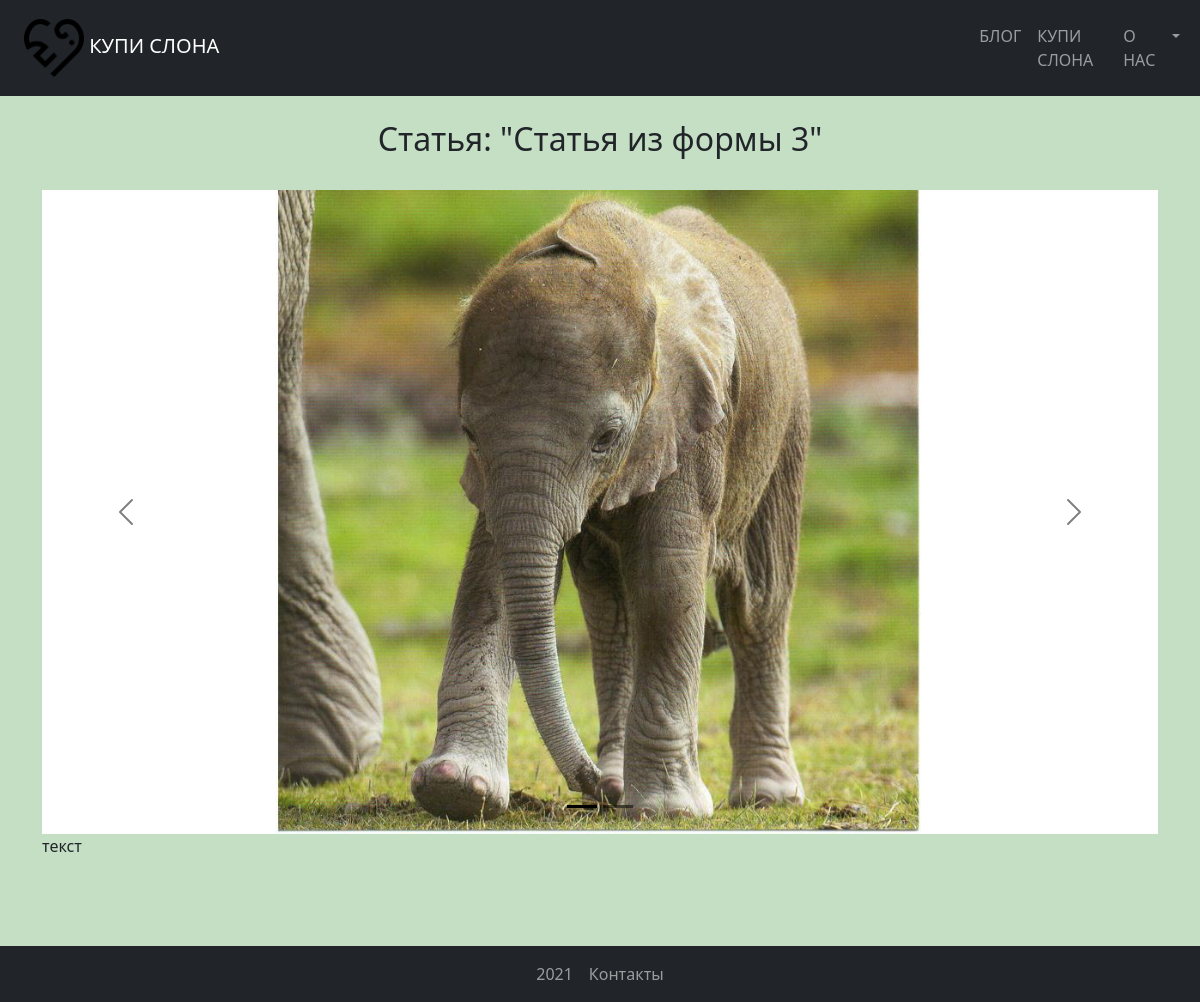
The app's page /article/21/ with its own data.
### news/models.py (models this page shows, shortened)
class News(models.Model):
    title = models.CharField(max_length=100, verbose_name='Название')
    content = models.TextField(blank=True, verbose_name="Текст")
    created_at = models.DateTimeField(auto_now_add=True, verbose_name="Дата создания")
    updated_at = models.DateTimeField(auto_now=True, verbose_name="Дата последней редакции")
    photo = models.ManyToManyField(Images, verbose_name="Изображения", blank=True)
    is_published = models.BooleanField(default=True, verbose_name="Статус")
    author = models.CharField(max_length=30, verbose_name="Автор")
    class Meta:
        verbose_name = 'Новость'
        verbose_name_plural = 'Новости'
        ordering = ['-updated_at']

### images/models.py (models this page shows, shortened)
class Images(models.Model):
    title = models.CharField(max_length=30, verbose_name='Имя')
    image = ProcessedImageField(processors=[ResizeToFit(
                                                            width=1300,
                                                            height=750,
                                                            mat_color='white',
                                                            upscale=False,
                                                        )],
                                verbose_name="Расположение")
    class Meta:
        verbose_name = 'Изображение'
        verbose_name_plural = "Изображения"
        ordering = ['title', 'id']

### news/views.py (the view)
# urls.py: path('article/<int:pk>/', ViewNews.as_view(), name='article'),
class ViewNews(DetailView):
    model = News
    template_name = 'news/view_article.html'
    context_object_name = 'news_item'

### news/templates/news/view_article.html (shortened to what this page needs)
{% extends 'base.html' %}
{% block heading %}Статья: "{{ news_item.title }}"{% endblock %}
{% block content %}
    {% if news_item.photo.all %}
        {% include 'inc/_carousel.html' %}
    {% else %}
        <img src="/images/brand/default_picture.png" class="d-block w-100" alt="...">
    {% endif %}
    {{ news_item.content| linebreaks }}
{% endblock %}

### news/templates/news/inc/_carousel.html (shortened to what this page needs)
<div id="carouselExampleDark" class="carousel carousel-dark slide" data-bs-ride="carousel">
    <div class="carousel-indicators">
        {% for im in news_item.photo.all %}
            <button type="button" data-bs-target="#carouselExampleDark" data-bs-slide-to="{{ forloop.counter0 }}"
                    {% if forloop.counter0 == 0 %}class="active" aria-current="true" {% endif %}
            ></button>
        {% endfor %}
    </div>
    <div class="carousel-inner">
        {% for im in news_item.photo.all %}
            <div class="carousel-item {% if forloop.counter0 == 0 %}active{% endif %}">
                <img src="/images/{{ im.image }}" class="d-block w-100" alt="...">
            </div>
        {% endfor %}
    </div>
    <button class="carousel-control-prev" type="button" data-bs-target="#carouselExampleDark"
            data-bs-slide="prev">
        <span class="carousel-control-prev-icon" aria-hidden="true"></span>
    </button>
    <button class="carousel-control-next" type="button" data-bs-target="#carouselExampleDark"
            data-bs-slide="next">
        <span class="carousel-control-next-icon" aria-hidden="true"></span>
    </button>
</div>

### kupi_slona/static/css/style.css (style rules this page uses)
body { background: #c5dfc5; }

### records on screen
News: title "Статья из формы 3", content "текст"
Images: image (picture)
